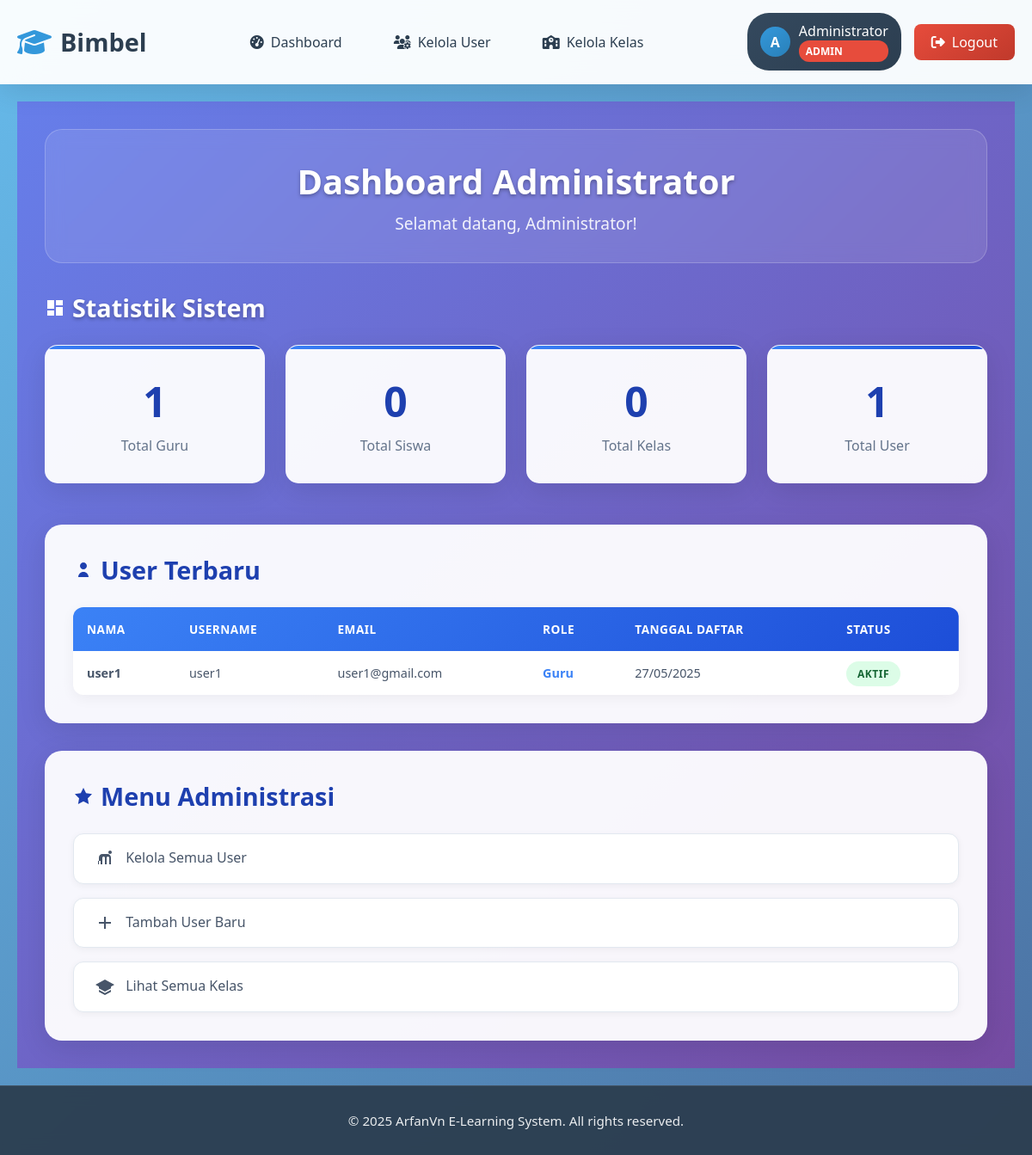
The page /dashboard (signed in) on the database its author committed.
### app.py (models this page shows, shortened)
class User(UserMixin, db.Model):
    __tablename__ = 'user'
    id = db.Column(db.Integer, primary_key=True)
    username = db.Column(db.String(80), unique=True, nullable=False, index=True)
    email = db.Column(db.String(120), unique=True, nullable=False, index=True)
    password_hash = db.Column(db.String(128), nullable=False)
    role = db.Column(db.String(20), nullable=False, default='siswa')  # admin, guru, siswa
    nama_lengkap = db.Column(db.String(100), nullable=False)
    tanggal_daftar = db.Column(db.DateTime, default=datetime.utcnow)
    last_login = db.Column(db.DateTime)
    is_active = db.Column(db.Boolean, default=True)
    kelas_mengajar = db.relationship('Kelas', backref='guru', lazy=True)
    submissions = db.relationship('TugasSubmission', backref='siswa', lazy=True)
    quiz_attempts = db.relationship('QuizAttempt', backref='siswa', lazy=True)
    forum_posts = db.relationship('ForumPost', backref='author', lazy=True)
    notifications = db.relationship('Notification', backref='user', lazy=True)
    absensi_records = db.relationship('Absensi', backref='siswa', lazy=True)
    game_scores = db.relationship('GameScore', backref='siswa', lazy=True)
    kelas_siswa = db.relationship('KelasSiswa', backref='siswa', lazy=True)
    forum_threads_created = db.relationship('ForumThread', backref='creator', lazy=True)

### app.py (the view, shortened to what this page needs)
@app.route('/dashboard')
@login_required
def dashboard():
    if current_user.role == 'admin':
        total_guru = User.query.filter_by(role='guru', is_active=True).count()
        total_siswa = User.query.filter_by(role='siswa', is_active=True).count()
        total_kelas = Kelas.query.filter_by(is_active=True).count()
        total_users = User.query.filter(User.role != 'admin').count()
        recent_users = User.query.filter(User.role != 'admin').order_by(User.tanggal_daftar.desc()).limit(5).all()
        return render_template('admin_dashboard.html',
                             total_guru=total_guru,
                             total_siswa=total_siswa,
                             total_kelas=total_kelas,
                             total_users=total_users,
                             recent_users=recent_users)

### app.py (called while the page is built)
@app.context_processor
def inject_csrf_token():
    return dict(csrf_token=generate_csrf())

@login_manager.user_loader
def load_user(user_id):
    return User.query.get(int(user_id))

### templates/admin_dashboard.html (shortened to what this page needs)
{% extends "base.html" %}
{% block content %}
<div class="admin-dashboard">
    <div class="dashboard-container">
        <div class="welcome-header">
            <h1>Dashboard Administrator</h1>
            <p>Selamat datang, {{ current_user.nama_lengkap }}!</p>
        </div>
        <div class="stats-section">
            <h2 class="section-title">
                <svg class="icon" viewBox="0 0 24 24">
                    <path d="M3 13h8V3H3v10zm0 8h8v-6H3v6zm10 0h8V11h-8v10zm0-18v6h8V3h-8z"/>
                </svg>
                Statistik Sistem
            </h2>
            <div class="stats-grid">
                <div class="stat-card">
                    <span class="stat-number">{{ total_guru }}</span>
                    <p class="stat-label">Total Guru</p>
                </div>
                <div class="stat-card">
                    <span class="stat-number">{{ total_siswa }}</span>
                    <p class="stat-label">Total Siswa</p>
                </div>
                <div class="stat-card">
                    <span class="stat-number">{{ total_kelas }}</span>
                    <p class="stat-label">Total Kelas</p>
                </div>
                <div class="stat-card">
                    <span class="stat-number">{{ total_users }}</span>
                    <p class="stat-label">Total User</p>
                </div>
            </div>
        </div>
        <div class="content-card">
            <h2 class="section-title" style="color: #1e40af; text-shadow: none; margin-bottom: 1.5rem;">
                <svg class="icon" viewBox="0 0 24 24">
                    <path d="M16 7c0-2.21-1.79-4-4-4S8 4.79 8 7s1.79 4 4 4 4-1.79 4-4zM12 14c-3.31 0-6 2.69-6 6h12c0-3.31-2.69-6-6-6z"/>
                </svg>
                User Terbaru
            </h2>
            {% if recent_users %}
                <div class="table-container">
                    <table class="modern-table">
                        <thead>
                            <tr>
                                <th>Nama</th>
                                <th>Username</th>
                                <th>Email</th>
                                <th>Role</th>
                                <th>Tanggal Daftar</th>
                                <th>Status</th>
                            </tr>
                        </thead>
                        <tbody>
                            {% for user in recent_users %}
                            <tr>
                                <td><strong>{{ user.nama_lengkap }}</strong></td>
                                <td>{{ user.username }}</td>
                                <td>{{ user.email }}</td>
                                <td><span style="color: #3b82f6; font-weight: 600;">{{ user.role.title() }}</span></td>
                                <td>{{ user.tanggal_daftar.strftime('%d/%m/%Y') }}</td>
                                <td>
                                    {% if user.is_active %}
                                        <span class="status-badge status-active">Aktif</span>
                                    {% else %}
                                        <span class="status-badge status-inactive">Nonaktif</span>
                                    {% endif %}
                                </td>
                            </tr>
                            {% endfor %}
                        </tbody>
                    </table>
                </div>
            {% else %}
                <div class="no-data">
                    <p>Belum ada user terdaftar.</p>
                </div>
            {% endif %}
        </div>
        <div class="admin-menu">
            <h2 class="section-title" style="color: #1e40af; text-shadow: none; margin-bottom: 1.5rem;">
                <svg class="icon" viewBox="0 0 24 24">
                    <path d="M12 2l3.09 6.26L22 9.27l-5 4.87 1.18 6.88L12 17.77l-6.18 3.25L7 14.14 2 9.27l6.91-1.01L12 2z"/>
                </svg>
                Menu Administrasi
            </h2>
            <ul class="menu-list">
                <li class="menu-item">
                    <a href="{{ url_for('admin_users') }}" class="menu-link">
                        Kelola Semua User
                    </a>
                </li>
                <li class="menu-item">
                    <a href="{{ url_for('admin_add_user') }}" class="menu-link">
                        <svg class="icon" style="display: inline-block; margin-right: 0.5rem; vertical-align: middle;" viewBox="0 0 24 24">
                            <path d="M19 13h-6v6h-2v-6H5v-2h6V5h2v6h6v2z"/>
                        </svg>
                        Tambah User Baru
                    </a>
                </li>
                <li class="menu-item">
                    <a href="{{ url_for('guru_kelas') }}" class="menu-link">
                        <svg class="icon" style="display: inline-block; margin-right: 0.5rem; vertical-align: middle;" viewBox="0 0 24 24">
                            <path d="M12 3L1 9l4 2.18v6L12 21l7-3.82v-6L23 9l-11-6zM5 13.18l7 3.82 7-3.82V15l-7 3.82L5 15v-1.82z"/>
                        </svg>
                        Lihat Semua Kelas
                    </a>
                </li>
            </ul>
        </div>
    </div>
</div>
{% endblock %}

### templates/base.html (shortened to what this page needs)
<!DOCTYPE html>
<html lang="id">
<head>
    <link href="https://cdnjs.cloudflare.com/ajax/libs/font-awesome/6.4.0/css/all.min.css" rel="stylesheet">
</head>
<body>
    <header>
        <nav>
            <div class="nav-container">
                <a href="/" class="logo">
                    <i class="fas fa-graduation-cap"></i>
                    <span>Bimbel </span>
                </a>
                {% if current_user.is_authenticated %}
                    <ul class="nav-menu">
                        <li class="nav-item">
                            <a href="{{ url_for('dashboard') }}" class="nav-link">
                                <i class="fas fa-tachometer-alt"></i>
                                Dashboard
                            </a>
                        </li>
                        {% if current_user.role == 'admin' %}
                            <li class="nav-item">
                                <a href="{{ url_for('admin_users') }}" class="nav-link">
                                    <i class="fas fa-users-cog"></i>
                                    Kelola User
                                </a>
                            </li>
                        {% endif %}
                        {% if current_user.role in ['admin', 'guru'] %}
                            <li class="nav-item">
                                <a href="{{ url_for('guru_kelas') }}" class="nav-link">
                                    <i class="fas fa-school"></i>
                                    Kelola Kelas
                                </a>
                            </li>
                        {% endif %}
                    </ul>
                    <div class="user-dropdown">
                        <div class="user-info">
                            <div class="user-avatar">
                                {{ current_user.nama_lengkap[0].upper() }}
                            </div>
                            <div>
                                <div>{{ current_user.nama_lengkap }}</div>
                                <div class="role-badge {{ current_user.role }}">
                                    {{ current_user.role.title() }}
                                </div>
                            </div>
                        </div>
                        <a href="{{ url_for('logout') }}" class="logout-btn">
                            <i class="fas fa-sign-out-alt"></i>
                            Logout
                        </a>
                    </div>
                {% else %}
                    <a href="{{ url_for('login') }}" class="login-btn">
                        <i class="fas fa-sign-in-alt"></i>
                        Login
                    </a>
                {% endif %}
            </div>
        </nav>
    </header>
    <main>
        {% block content %}{% endblock %}
    </main>
    <footer>
        <p>&copy; 2025 ArfanVn E-Learning System. All rights reserved.</p>
    </footer>
</body>
</html>

### templates/base.html (style rules this page uses)
* { margin: 0; padding: 0; box-sizing: border-box; }
body { font-family: 'Segoe UI', Tahoma, Geneva, Verdana, sans-serif; background: linear-gradient(135deg, #66baea 0%, #4b71a2 100%); min-height: 100vh; color: #333; display: flex; flex-direction: column; }
header { position: sticky; top: 0; z-index: 1000; background: rgba(255, 255, 255, 0.95); backdrop-filter: blur(20px); border-bottom: 1px solid rgba(255, 255, 255, 0.2); box-shadow: 0 8px 32px rgba(0, 0, 0, 0.1); }
nav { max-width: 1200px; margin: 0 auto; padding: 0 20px; }
.nav-container { display: flex; justify-content: space-between; align-items: center; padding: 15px 0; }
.logo { font-size: 1.8rem; font-weight: bold; color: #2c3e50; text-decoration: none; display: flex; align-items: center; gap: 10px; transition: all 0.3s ease; }
.logo i { color: #3498db; font-size: 2rem; }
.nav-menu { display: flex; align-items: center; list-style: none; gap: 30px; }
.nav-item { position: relative; }
.nav-link { color: #2c3e50; text-decoration: none; font-weight: 500; padding: 10px 15px; border-radius: 8px; transition: all 0.3s ease; display: flex; align-items: center; gap: 8px; }
.user-dropdown { position: relative; display: flex; align-items: center; gap: 15px; }
.user-info { display: flex; align-items: center; gap: 10px; padding: 10px 15px; background: linear-gradient(145deg, #34495e, #2c3e50); color: white; border-radius: 25px; font-weight: 500; cursor: pointer; transition: all 0.3s ease; }
.user-avatar { width: 35px; height: 35px; background: linear-gradient(145deg, #3498db, #2980b9); border-radius: 50%; display: flex; align-items: center; justify-content: center; color: white; font-weight: bold; }
.role-badge { background: #e74c3c; color: white; padding: 4px 8px; border-radius: 12px; font-size: 0.75rem; font-weight: 600; text-transform: uppercase; }
.role-badge.admin { background: #e74c3c; }
.logout-btn { background: linear-gradient(145deg, #e74c3c, #c0392b); color: white; text-decoration: none; padding: 10px 20px; border-radius: 8px; font-weight: 500; transition: all 0.3s ease; display: flex; align-items: center; gap: 8px; }
main { flex: 1; padding: 20px; max-width: 1500px; margin: 0 auto; width: 100%; }
footer { background: rgba(44, 62, 80, 0.95); backdrop-filter: blur(10px); color: white; text-align: center; padding: 30px 20px; margin-top: auto; border-top: 1px solid rgba(255, 255, 255, 0.1); }
footer p { font-size: 0.95rem; opacity: 0.9; }
.fade-in { animation: fadeIn 0.8s ease-out; }

### rows shown on the page
User: nama_lengkap "A", nama_lengkap "Administrator", role "ADMIN"
User: nama_lengkap "user1", username "user1", email "user1@gmail.com", role "Guru", tanggal_daftar "27/05/2025", is_active "AKTIF"

### other values the page prints
{{ total_guru }} "1"
{{ total_siswa }} "0"
{{ total_kelas }} "0"
{{ total_users }} "1"
